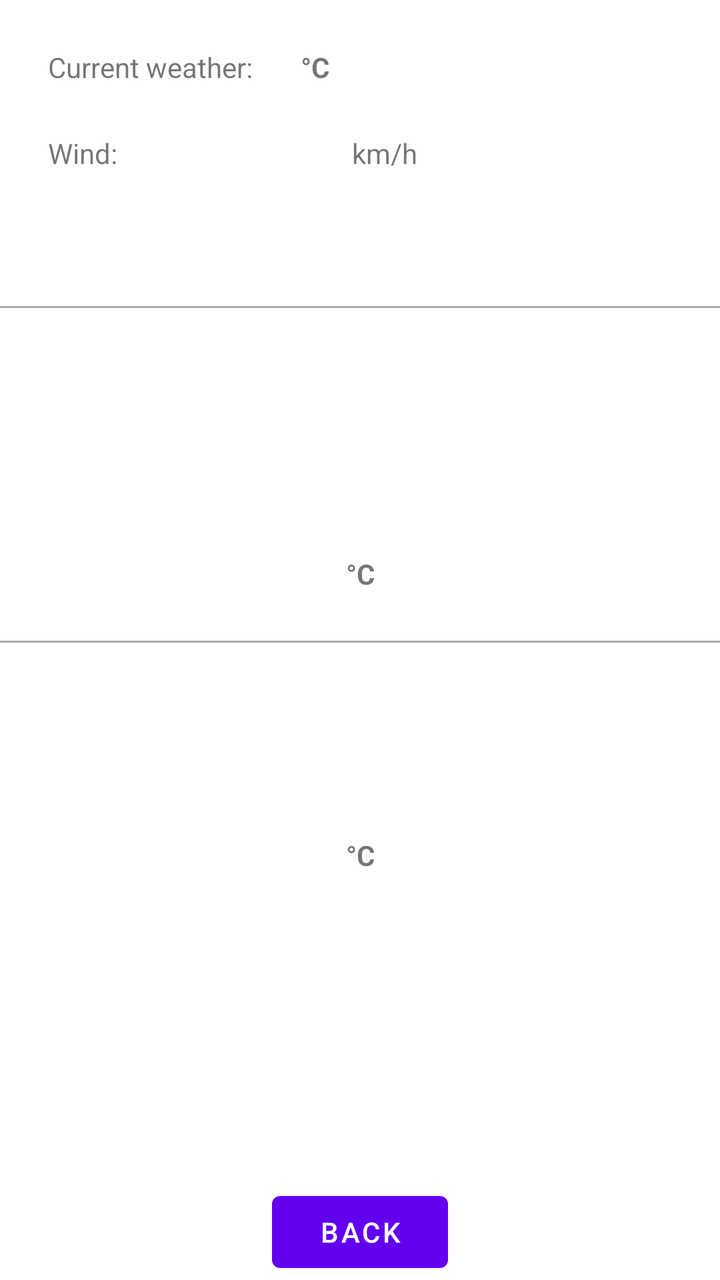
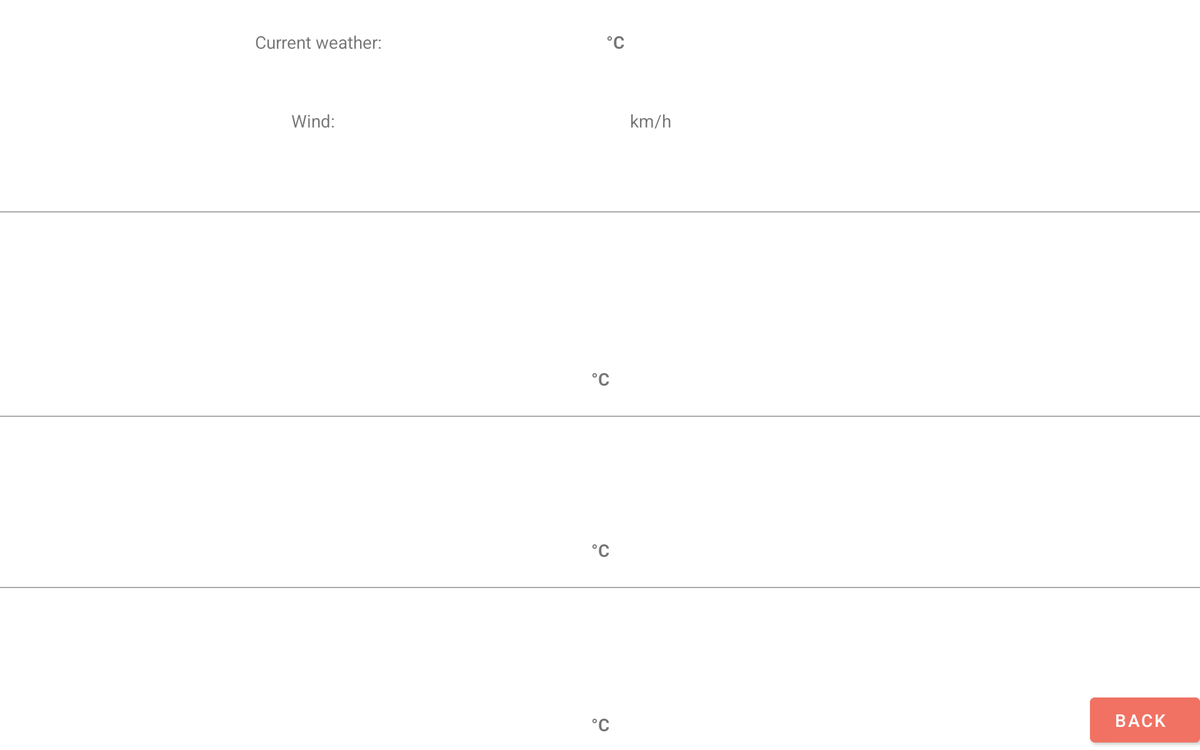

The same Android screen from two of the app's own layout files: first res/layout/ as a phone draws it, then the repository's variant for another configuration, drawn on a device whose configuration selects that folder. Both files follow.
<!-- AndroidManifest.xml: application theme Theme.IFT1155tp1 -->
<!-- res/layout/weather.xml -->
<?xml version="1.0" encoding="utf-8"?>
<androidx.constraintlayout.widget.ConstraintLayout xmlns:android="http://schemas.android.com/apk/res/android"
    xmlns:app="http://schemas.android.com/apk/res-auto"
    xmlns:tools="http://schemas.android.com/tools"
    android:layout_width="match_parent"
    android:layout_height="match_parent">

    <Button
        android:id="@+id/backButtonWeather"
        android:layout_width="wrap_content"
        android:layout_height="wrap_content"
        android:onClick="back"
        android:text="@string/backBtn"
        app:layout_constraintBottom_toBottomOf="parent"
        app:layout_constraintEnd_toEndOf="parent"
        app:layout_constraintStart_toStartOf="parent" />

    <TextView
        android:id="@+id/weatherText"
        android:layout_width="wrap_content"
        android:layout_height="wrap_content"
        android:layout_marginStart="24dp"
        android:layout_marginTop="24dp"
        android:text="@string/weather"
        app:layout_constraintStart_toStartOf="parent"
        app:layout_constraintTop_toTopOf="parent" />

    <TextView
        android:id="@+id/currentTV"
        android:layout_width="wrap_content"
        android:layout_height="wrap_content"
        android:layout_marginStart="24dp"
        android:layout_marginTop="24dp"
        android:text="@string/degree"
        android:textStyle="bold"
        app:layout_constraintStart_toEndOf="@+id/weatherText"
        app:layout_constraintTop_toTopOf="parent" />

    <TextView
        android:id="@+id/currentCondTV"
        android:layout_width="wrap_content"
        android:layout_height="wrap_content"
        android:layout_marginStart="24dp"
        android:layout_marginTop="24dp"
        app:layout_constraintStart_toEndOf="@+id/currentTV"
        app:layout_constraintTop_toTopOf="parent" />

    <TextView
        android:id="@+id/windText"
        android:layout_width="wrap_content"
        android:layout_height="wrap_content"
        android:layout_marginStart="24dp"
        android:layout_marginTop="24dp"
        android:text="@string/wind"
        app:layout_constraintStart_toStartOf="parent"
        app:layout_constraintTop_toBottomOf="@+id/weatherText" />

    <TextView
        android:id="@+id/windDirection"
        android:layout_width="wrap_content"
        android:layout_height="wrap_content"
        android:layout_marginStart="90dp"
        android:layout_marginTop="24dp"
        app:layout_constraintStart_toEndOf="@+id/windText"
        app:layout_constraintTop_toBottomOf="@+id/currentTV" />

    <TextView
        android:id="@+id/windSpeed"
        android:layout_width="wrap_content"
        android:layout_height="wrap_content"
        android:layout_marginStart="24dp"
        android:layout_marginTop="24dp"
        android:text="@string/km"
        app:layout_constraintStart_toEndOf="@+id/windDirection"
        app:layout_constraintTop_toBottomOf="@+id/currentTV" />

    <TextView
        android:id="@+id/summaryTV"
        android:layout_width="wrap_content"
        android:layout_height="wrap_content"
        android:layout_marginStart="24dp"
        android:layout_marginTop="24dp"
        android:layout_marginEnd="24dp"
        android:paddingStart="24dp"
        android:paddingEnd="24dp"
        app:layout_constraintEnd_toEndOf="parent"
        app:layout_constraintStart_toStartOf="parent"
        app:layout_constraintTop_toBottomOf="@+id/windSpeed" />

    <View
        android:id="@+id/view"
        android:layout_width="match_parent"
        android:layout_height="1dp"
        android:layout_marginTop="24dp"
        android:background="@android:color/darker_gray"
        app:layout_constraintTop_toBottomOf="@+id/summaryTV" />

    <TextView
        android:id="@+id/tmrTV"
        android:layout_width="wrap_content"
        android:layout_height="wrap_content"
        android:layout_marginTop="24dp"
        android:textSize="24sp"
        android:textStyle="bold"
        app:layout_constraintEnd_toEndOf="parent"
        app:layout_constraintStart_toStartOf="parent"
        app:layout_constraintTop_toBottomOf="@+id/view" />

    <TextView
        android:id="@+id/tmrSummaryTV"
        android:layout_width="wrap_content"
        android:layout_height="wrap_content"
        android:layout_marginStart="24dp"
        android:layout_marginEnd="24dp"
        android:paddingStart="24dp"
        android:paddingTop="24dp"
        android:paddingEnd="24dp"
        android:textSize="14sp"
        app:layout_constraintEnd_toEndOf="parent"
        app:layout_constraintStart_toStartOf="parent"
        app:layout_constraintTop_toBottomOf="@+id/tmrTV" />

    <TextView
        android:id="@+id/tmrTempTV"
        android:layout_width="wrap_content"
        android:layout_height="wrap_content"
        android:layout_marginTop="24dp"
        android:text="@string/degree"
        android:textStyle="bold"
        app:layout_constraintEnd_toEndOf="parent"
        app:layout_constraintStart_toStartOf="parent"
        app:layout_constraintTop_toBottomOf="@+id/tmrSummaryTV" />

    <View
        android:id="@+id/view2"
        android:layout_width="match_parent"
        android:layout_height="1dp"
        android:layout_marginTop="24dp"
        android:background="@android:color/darker_gray"
        app:layout_constraintTop_toBottomOf="@+id/tmrTempTV" />

    <TextView
        android:id="@+id/afterTmrTV"
        android:layout_width="wrap_content"
        android:layout_height="wrap_content"
        android:layout_marginTop="24dp"
        android:textSize="24sp"
        android:textStyle="bold"
        app:layout_constraintEnd_toEndOf="parent"
        app:layout_constraintStart_toStartOf="parent"
        app:layout_constraintTop_toBottomOf="@+id/view2" />

    <TextView
        android:id="@+id/afterTmrSummaryTV"
        android:layout_width="wrap_content"
        android:layout_height="wrap_content"
        android:paddingStart="24dp"
        android:paddingEnd="24dp"
        android:textSize="12sp"
        app:layout_constraintEnd_toEndOf="parent"
        app:layout_constraintStart_toStartOf="parent"
        app:layout_constraintTop_toBottomOf="@+id/afterTmrTV" />

    <TextView
        android:id="@+id/afterTmrTempTV"
        android:layout_width="wrap_content"
        android:layout_height="wrap_content"
        android:layout_marginTop="24dp"
        android:text="@string/degree"
        android:textStyle="bold"
        app:layout_constraintEnd_toEndOf="parent"
        app:layout_constraintStart_toStartOf="parent"
        app:layout_constraintTop_toBottomOf="@+id/afterTmrSummaryTV" />

</androidx.constraintlayout.widget.ConstraintLayout>
<!-- resources referenced by this layout -->
<resources>
  <string name="backBtn">Back</string>
  <string name="degree" translatable="false">°C</string>
  <string name="km" translatable="false">km/h</string>&gt;
  <string name="weather">Current weather:</string>
  <string name="wind">"Wind: "</string>
  <style name="Theme.IFT1155tp1" parent="Theme.MaterialComponents.DayNight.DarkActionBar">
          
          <item name="colorPrimary">@color/purple_500</item>
          <item name="colorPrimaryVariant">@color/purple_700</item>
          <item name="colorOnPrimary">@color/white</item>
          
          <item name="colorSecondary">@color/teal_200</item>
          <item name="colorSecondaryVariant">@color/teal_700</item>
          <item name="colorOnSecondary">@color/black</item>
          
          <item name="android:statusBarColor" tools:targetApi="l">?attr/colorPrimaryVariant</item>
          
      </style>
</resources>
<!-- res/layout-sw600dp-land/weather.xml (the repository's variant of the layout above) -->
<!-- drawn on a 7-inch tablet turned sideways -->
<?xml version="1.0" encoding="utf-8"?>
<androidx.constraintlayout.widget.ConstraintLayout xmlns:android="http://schemas.android.com/apk/res/android"
    xmlns:app="http://schemas.android.com/apk/res-auto"
    xmlns:tools="http://schemas.android.com/tools"
    android:layout_width="match_parent"
    android:layout_height="match_parent">

    <Button
        android:id="@+id/backButtonWeather"
        android:layout_width="wrap_content"
        android:layout_height="wrap_content"
        android:backgroundTint="#F17263"
        android:onClick="back"
        android:paddingEnd="24dp"
        android:text="@string/backBtn"
        app:layout_constraintBottom_toBottomOf="parent"
        app:layout_constraintEnd_toEndOf="parent" />

    <TextView
        android:id="@+id/weatherText"
        android:layout_width="wrap_content"
        android:layout_height="wrap_content"
        android:layout_marginStart="24dp"
        android:layout_marginTop="24dp"
        android:text="@string/weather"
        app:layout_constraintEnd_toStartOf="@+id/currentTV"
        app:layout_constraintStart_toStartOf="parent"
        app:layout_constraintTop_toTopOf="parent" />

    <TextView
        android:id="@+id/currentTV"
        android:layout_width="wrap_content"
        android:layout_height="wrap_content"
        android:layout_marginStart="24dp"
        android:layout_marginTop="24dp"
        android:text="@string/degree"
        android:textStyle="bold"
        app:layout_constraintEnd_toEndOf="parent"
        app:layout_constraintStart_toStartOf="parent"
        app:layout_constraintTop_toTopOf="parent" />

    <TextView
        android:id="@+id/currentCondTV"
        android:layout_width="wrap_content"
        android:layout_height="wrap_content"
        android:layout_marginTop="12dp"
        android:paddingEnd="4dp"
        app:layout_constraintEnd_toEndOf="parent"
        app:layout_constraintStart_toStartOf="parent"
        app:layout_constraintTop_toBottomOf="@+id/currentTV" />

    <TextView
        android:id="@+id/windText"
        android:layout_width="wrap_content"
        android:layout_height="wrap_content"
        android:layout_marginStart="24dp"
        android:layout_marginTop="44dp"
        android:text="@string/wind"
        app:layout_constraintEnd_toStartOf="@+id/windDirection"
        app:layout_constraintStart_toStartOf="parent"
        app:layout_constraintTop_toBottomOf="@+id/weatherText" />

    <TextView
        android:id="@+id/windDirection"
        android:layout_width="wrap_content"
        android:layout_height="wrap_content"
        android:layout_marginTop="44dp"
        app:layout_constraintEnd_toEndOf="parent"
        app:layout_constraintStart_toStartOf="parent"
        app:layout_constraintTop_toBottomOf="@+id/currentTV" />

    <TextView
        android:id="@+id/windSpeed"
        android:layout_width="wrap_content"
        android:layout_height="wrap_content"
        android:layout_marginStart="24dp"
        android:layout_marginTop="44dp"
        android:text="@string/km"
        app:layout_constraintStart_toEndOf="@+id/windDirection"
        app:layout_constraintTop_toBottomOf="@+id/currentTV" />

    <TextView
        android:id="@+id/summaryTV"
        android:layout_width="wrap_content"
        android:layout_height="wrap_content"
        android:layout_marginStart="24dp"
        android:layout_marginTop="24dp"
        android:layout_marginEnd="24dp"
        android:paddingStart="24dp"
        android:paddingEnd="24dp"
        app:layout_constraintEnd_toEndOf="parent"
        app:layout_constraintStart_toStartOf="parent"
        app:layout_constraintTop_toBottomOf="@+id/windSpeed" />

    <View
        android:id="@+id/view"
        android:layout_width="match_parent"
        android:layout_height="1dp"
        android:layout_marginTop="20dp"
        android:background="@android:color/darker_gray"
        app:layout_constraintTop_toBottomOf="@+id/summaryTV" />

    <TextView
        android:id="@+id/tmrTV"
        android:layout_width="wrap_content"
        android:layout_height="wrap_content"
        android:layout_marginTop="12dp"
        android:textSize="24sp"
        android:textStyle="bold"
        app:layout_constraintEnd_toEndOf="parent"
        app:layout_constraintStart_toStartOf="parent"
        app:layout_constraintTop_toBottomOf="@+id/view" />

    <TextView
        android:id="@+id/tmrSummaryTV"
        android:layout_width="wrap_content"
        android:layout_height="wrap_content"
        android:layout_marginStart="24dp"
        android:layout_marginTop="12dp"
        android:layout_marginEnd="24dp"
        android:paddingStart="24dp"
        android:paddingTop="24dp"
        android:paddingEnd="24dp"
        android:textSize="14sp"
        app:layout_constraintEnd_toEndOf="parent"
        app:layout_constraintStart_toStartOf="parent"
        app:layout_constraintTop_toBottomOf="@+id/tmrTV" />

    <TextView
        android:id="@+id/tmrTempTV"
        android:layout_width="wrap_content"
        android:layout_height="wrap_content"
        android:layout_marginTop="24dp"
        android:text="@string/degree"
        android:textStyle="bold"
        app:layout_constraintEnd_toEndOf="parent"
        app:layout_constraintStart_toStartOf="parent"
        app:layout_constraintTop_toBottomOf="@+id/tmrSummaryTV" />

    <View
        android:id="@+id/view2"
        android:layout_width="match_parent"
        android:layout_height="1dp"
        android:layout_marginTop="20dp"
        android:background="@android:color/darker_gray"
        app:layout_constraintTop_toBottomOf="@+id/tmrTempTV" />

    <TextView
        android:id="@+id/afterTmrTV"
        android:layout_width="wrap_content"
        android:layout_height="wrap_content"
        android:layout_marginTop="12dp"
        android:textSize="24sp"
        android:textStyle="bold"
        app:layout_constraintEnd_toEndOf="parent"
        app:layout_constraintStart_toStartOf="parent"
        app:layout_constraintTop_toBottomOf="@+id/view2" />

    <TextView
        android:id="@+id/afterTmrSummaryTV"
        android:layout_width="wrap_content"
        android:layout_height="wrap_content"
        android:layout_marginTop="12dp"
        android:paddingStart="24dp"
        android:paddingEnd="24dp"
        android:textSize="12sp"
        app:layout_constraintEnd_toEndOf="parent"
        app:layout_constraintStart_toStartOf="parent"
        app:layout_constraintTop_toBottomOf="@+id/afterTmrTV" />

    <TextView
        android:id="@+id/afterTmrTempTV"
        android:layout_width="wrap_content"
        android:layout_height="wrap_content"
        android:layout_marginTop="24dp"
        android:text="@string/degree"
        android:textStyle="bold"
        app:layout_constraintEnd_toEndOf="parent"
        app:layout_constraintStart_toStartOf="parent"
        app:layout_constraintTop_toBottomOf="@+id/afterTmrSummaryTV" />

    <View
        android:id="@+id/view3"
        android:layout_width="match_parent"
        android:layout_height="1dp"
        android:layout_marginTop="20dp"
        android:background="@android:color/darker_gray"
        app:layout_constraintTop_toBottomOf="@+id/afterTmrTempTV" />

    <TextView
        android:id="@+id/tmrTV3"
        android:layout_width="wrap_content"
        android:layout_height="wrap_content"
        android:layout_marginTop="12dp"
        android:textSize="24sp"
        android:textStyle="bold"
        app:layout_constraintEnd_toEndOf="parent"
        app:layout_constraintStart_toStartOf="parent"
        app:layout_constraintTop_toBottomOf="@+id/view3" />

    <TextView
        android:id="@+id/tmrSummaryTV3"
        android:layout_width="wrap_content"
        android:layout_height="wrap_content"
        android:layout_marginTop="12dp"
        android:paddingStart="24dp"
        android:paddingEnd="24dp"
        app:layout_constraintEnd_toEndOf="parent"
        app:layout_constraintStart_toStartOf="parent"
        app:layout_constraintTop_toBottomOf="@+id/tmrTV3" />

    <TextView
        android:id="@+id/tmrTempTV3"
        android:layout_width="wrap_content"
        android:layout_height="wrap_content"
        android:layout_marginTop="24dp"
        android:text="@string/degree"
        android:textStyle="bold"
        app:layout_constraintEnd_toEndOf="parent"
        app:layout_constraintStart_toStartOf="parent"
        app:layout_constraintTop_toBottomOf="@+id/tmrSummaryTV3" />

    <View
        android:id="@+id/view4"
        android:layout_width="match_parent"
        android:layout_height="1dp"
        android:layout_marginTop="20dp"
        android:background="@android:color/darker_gray"
        app:layout_constraintTop_toBottomOf="@+id/tmrTempTV3" />

    <TextView
        android:id="@+id/tmrTV4"
        android:layout_width="wrap_content"
        android:layout_height="wrap_content"
        android:layout_marginTop="12dp"
        android:textSize="24sp"
        android:textStyle="bold"
        app:layout_constraintEnd_toEndOf="parent"
        app:layout_constraintStart_toStartOf="parent"
        app:layout_constraintTop_toBottomOf="@+id/view4" />

    <TextView
        android:id="@+id/tmrSummaryTV4"
        android:layout_width="wrap_content"
        android:layout_height="wrap_content"
        android:layout_marginTop="12dp"
        android:paddingStart="24dp"
        android:paddingEnd="24dp"
        app:layout_constraintEnd_toEndOf="parent"
        app:layout_constraintStart_toStartOf="parent"
        app:layout_constraintTop_toBottomOf="@+id/tmrTV4" />

    <TextView
        android:id="@+id/tmrTempTV4"
        android:layout_width="wrap_content"
        android:layout_height="wrap_content"
        android:layout_marginTop="24dp"
        android:text="@string/degree"
        android:textStyle="bold"
        app:layout_constraintEnd_toEndOf="parent"
        app:layout_constraintStart_toStartOf="parent"
        app:layout_constraintTop_toBottomOf="@+id/tmrSummaryTV4" />

</androidx.constraintlayout.widget.ConstraintLayout>
